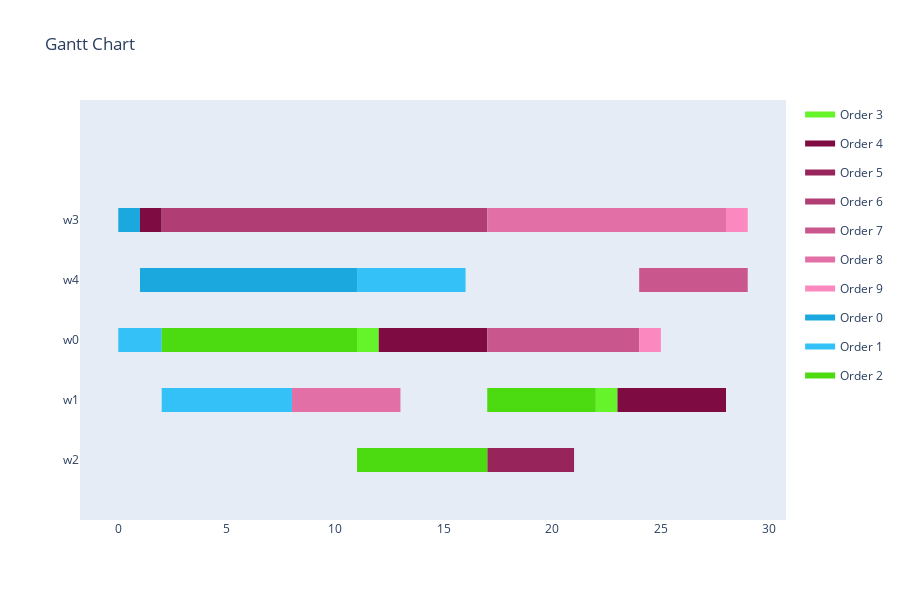
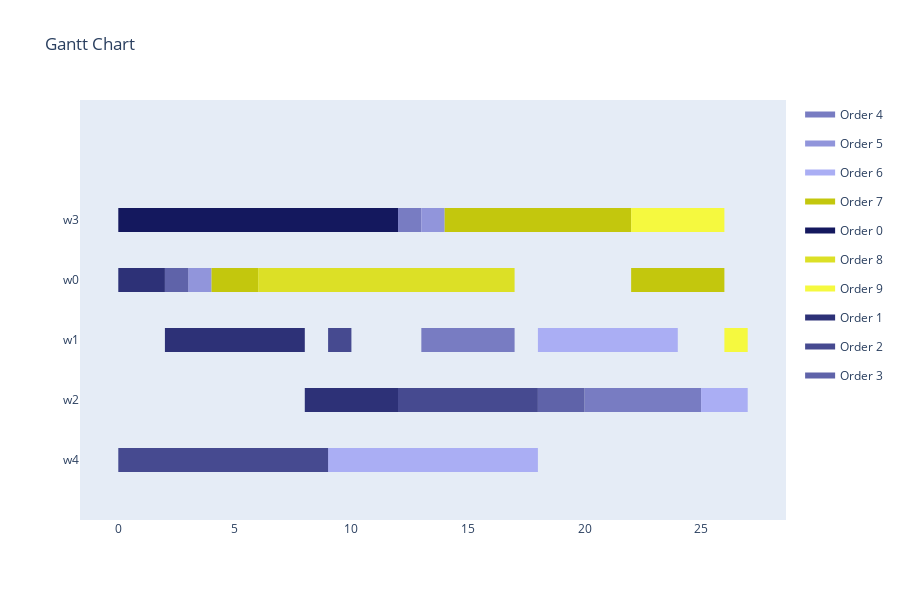
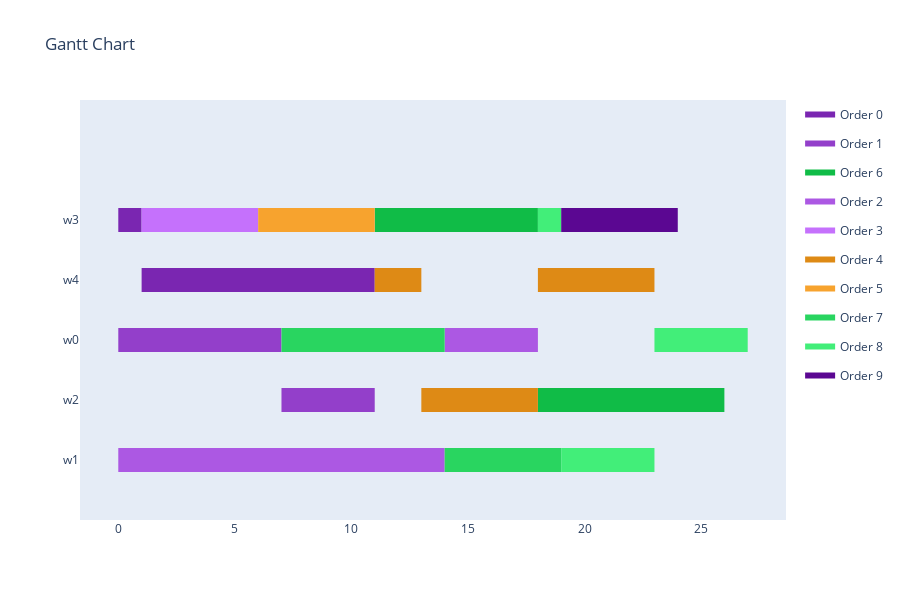
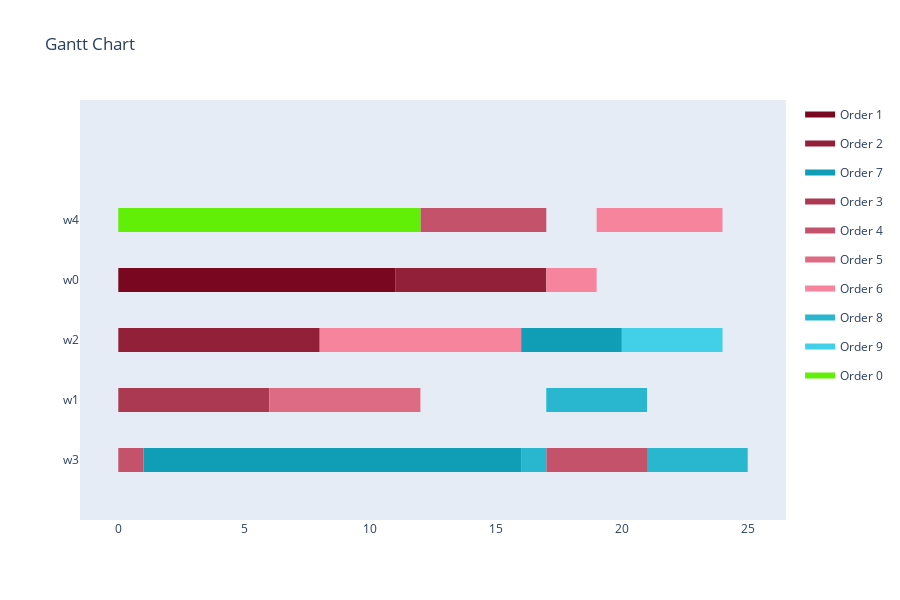

The notebook cell saved with these charts, in order:
### Code cell
averages = dict()

for i in range(len(solver_results)):
    print(f'{solver_results[i].created_by.name} : {file_list[i]}')
    visualize_schedule_demo(solver_results[i], solver_results[i].created_in, solver_results[i].created_for)
    for evaluation_result in solver_results[i].evaluation_results:
        print(f'{evaluation_result[0]}: {evaluation_result[1]}')
        if evaluation_result[0] not in averages:
            averages[evaluation_result[0]] = 0
        averages[evaluation_result[0]] += evaluation_result[1]
    # NOTE: only for GASolver:
    #print(f'{solver_results[i].created_by.mutation_type}')
    print('-' * 50)
# averages, NOTE: even if a value is not present for all results, the average is calculated with the count of all results
print('AVERAGE RESULTS')
for average in averages.keys():
    print(f'Average {average}: {averages[average] / len(solver_results)}')

### Figure 1 — Plotly figure (JSON) as saved in the notebook; plotly's stock layout.template omitted (floating-point values rounded to 4 significant figures)
{"data": [{"fill": "toself", "fillcolor": "rgb(101, 243, 42)", "hoverinfo": "name", "legendgroup": "rgb(101, 243, 42)", "mode": "none", "name": "Order 3", "type": "scatter", "x": [11, 12, 12, 11, 11, 22, 23, 23, 22], "y": [1.8, 1.8, 2.2, 2.2, null, 0.8, 0.8, 1.2, 1.2]}, {"fill": "toself", "fillcolor": "rgb(126, 12, 67)", "hoverinfo": "name", "legendgroup": "rgb(126, 12, 67)", "mode": "none", "name": "Order 4", "type": "scatter", "x": [1, 2, 2, 1, 1, 12, 17, 17, 12, 12, 23, 28, 28, 23], "y": [3.8, 3.8, 4.2, 4.2, null, 1.8, 1.8, 2.2, 2.2, null, 0.8, 0.8, 1.2, 1.2]}, {"fill": "toself", "fillcolor": "rgb(151, 37, 92)", "hoverinfo": "name", "legendgroup": "rgb(151, 37, 92)", "mode": "none", "name": "Order 5", "type": "scatter", "x": [17, 19, 19, 17, 17, 19, 21, 21, 19], "y": [-0.2, -0.2, 0.2, 0.2, null, -0.2, -0.2, 0.2, 0.2]}, {"fill": "toself", "fillcolor": "rgb(176, 62, 117)", "hoverinfo": "name", "legendgroup": "rgb(176, 62, 117)", "mode": "none", "name": "Order 6", "type": "scatter", "x": [2, 9, 9, 2, 2, 9, 14, 14, 9, 9, 14, 16, 16, 14, 14, 16, 17, 17, 16], "y": [3.8, 3.8, 4.2, 4.2, null, 3.8, 3.8, 4.2, 4.2, null, 3.8, 3.8, 4.2, 4.2, null, 3.8, 3.8, 4.2, 4.2]}, {"fill": "toself", "fillcolor": "rgb(201, 87, 142)", "hoverinfo": "name", "legendgroup": "rgb(201, 87, 142)", "mode": "none", "name": "Order 7", "type": "scatter", "x": [24, 29, 29, 24, 24, 17, 19, 19, 17, 17, 19, 24, 24, 19], "y": [2.8, 2.8, 3.2, 3.2, null, 1.8, 1.8, 2.2, 2.2, null, 1.8, 1.8, 2.2, 2.2]}, {"fill": "toself", "fillcolor": "rgb(226, 112, 167)", "hoverinfo": "name", "legendgroup": "rgb(226, 112, 167)", "mode": "none", "name": "Order 8", "type": "scatter", "x": [17, 24, 24, 17, 17, 24, 28, 28, 24, 24, 8, 13, 13, 8], "y": [3.8, 3.8, 4.2, 4.2, null, 3.8, 3.8, 4.2, 4.2, null, 0.8, 0.8, 1.2, 1.2]}, {"fill": "toself", "fillcolor": "rgb(251, 137, 192)", "hoverinfo": "name", "legendgroup": "rgb(251, 137, 192)", "mode": "none", "name": "Order 9", "type": "scatter", "x": [28, 29, 29, 28, 28, 24, 25, 25, 24], "y": [3.8, 3.8, 4.2, 4.2, null, 1.8, 1.8, 2.2, 2.2]}, {"fill": "toself", "fillcolor": "rgb(26, 168, 223)", "hoverinfo": "name", "legendgroup": "rgb(26, 168, 223)", "mode": "none", "name": "Order 0", "type": "scatter", "x": [0, 1, 1, 0, 0, 1, 6, 6, 1, 1, 6, 11, 11, 6], "y": [3.8, 3.8, 4.2, 4.2, null, 2.8, 2.8, 3.2, 3.2, null, 2.8, 2.8, 3.2, 3.2]}, {"fill": "toself", "fillcolor": "rgb(51, 193, 248)", "hoverinfo": "name", "legendgroup": "rgb(51, 193, 248)", "mode": "none", "name": "Order 1", "type": "scatter", "x": [11, 16, 16, 11, 11, 0, 2, 2, 0, 0, 2, 8, 8, 2], "y": [2.8, 2.8, 3.2, 3.2, null, 1.8, 1.8, 2.2, 2.2, null, 0.8, 0.8, 1.2, 1.2]}, {"fill": "toself", "fillcolor": "rgb(76, 218, 17)", "hoverinfo": "name", "legendgroup": "rgb(76, 218, 17)", "mode": "none", "name": "Order 2", "type": "scatter", "x": [2, 11, 11, 2, 2, 17, 22, 22, 17, 17, 11, 13, 13, 11, 11, 13, 17, 17, 13], "y": [1.8, 1.8, 2.2, 2.2, null, 0.8, 0.8, 1.2, 1.2, null, -0.2, -0.2, 0.2, 0.2, null, -0.2, -0.2, 0.2, 0.2]}, {"legendgroup": "rgb(101, 243, 42)", "marker": {"color": "rgb(101, 243, 42)", "opacity": 0, "size": 1}, "mode": "markers", "name": "", "showlegend": false, "text": [null, null, null, null], "type": "scatter", "x": [11, 12, 22, 23], "y": [2, 2, 1, 1]}, {"legendgroup": "rgb(126, 12, 67)", "marker": {"color": "rgb(126, 12, 67)", "opacity": 0, "size": 1}, "mode": "markers", "name": "", "showlegend": false, "text": [null, null, null, null, null, null], "type": "scatter", "x": [1, 2, 12, 17, 23, 28], "y": [4, 4, 2, 2, 1, 1]}, {"legendgroup": "rgb(151, 37, 92)", "marker": {"color": "rgb(151, 37, 92)", "opacity": 0, "size": 1}, "mode": "markers", "name": "", "showlegend": false, "text": [null, null, null, null], "type": "scatter", "x": [17, 19, 19, 21], "y": [0, 0, 0, 0]}, {"legendgroup": "rgb(176, 62, 117)", "marker": {"color": "rgb(176, 62, 117)", "opacity": 0, "size": 1}, "mode": "markers", "name": "", "showlegend": false, "text": [null, null, null, null, null, null, null, null], "type": "scatter", "x": [2, 9, 9, 14, 14, 16, 16, 17], "y": [4, 4, 4, 4, 4, 4, 4, 4]}, {"legendgroup": "rgb(201, 87, 142)", "marker": {"color": "rgb(201, 87, 142)", "opacity": 0, "size": 1}, "mode": "markers", "name": "", "showlegend": false, "text": [null, null, null, null, null, null], "type": "scatter", "x": [24, 29, 17, 19, 19, 24], "y": [3, 3, 2, 2, 2, 2]}, {"legendgroup": "rgb(226, 112, 167)", "marker": {"color": "rgb(226, 112, 167)", "opacity": 0, "size": 1}, "mode": "markers", "name": "", "showlegend": false, "text": [null, null, null, null, null, null], "type": "scatter", "x": [17, 24, 24, 28, 8, 13], "y": [4, 4, 4, 4, 1, 1]}, {"legendgroup": "rgb(251, 137, 192)", "marker": {"color": "rgb(251, 137, 192)", "opacity": 0, "size": 1}, "mode": "markers", "name": "", "showlegend": false, "text": [null, null, null, null], "type": "scatter", "x": [28, 29, 24, 25], "y": [4, 4, 2, 2]}, {"legendgroup": "rgb(26, 168, 223)", "marker": {"color": "rgb(26, 168, 223)", "opacity": 0, "size": 1}, "mode": "markers", "name": "", "showlegend": false, "text": [null, null, null, null, null, null], "type": "scatter", "x": [0, 1, 1, 6, 6, 11], "y": [4, 4, 3, 3, 3, 3]}, {"legendgroup": "rgb(51, 193, 248)", "marker": {"color": "rgb(51, 193, 248)", "opacity": 0, "size": 1}, "mode": "markers", "name": "", "showlegend": false, "text": [null, null, null, null, null, null], "type": "scatter", "x": [11, 16, 0, 2, 2, 8], "y": [3, 3, 2, 2, 1, 1]}, {"legendgroup": "rgb(76, 218, 17)", "marker": {"color": "rgb(76, 218, 17)", "opacity": 0, "size": 1}, "mode": "markers", "name": "", "showlegend": false, "text": [null, null, null, null, null, null, null, null], "type": "scatter", "x": [2, 11, 17, 22, 11, 13, 13, 17], "y": [2, 2, 1, 1, 0, 0, 0, 0]}], "layout": {"height": 600, "hovermode": "closest", "showlegend": true, "title": {"text": "Gantt Chart"}, "xaxis": {"rangeselector": {"buttons": [{"count": 7, "label": "1w", "step": "day", "stepmode": "backward"}, {"count": 1, "label": "1m", "step": "month", "stepmode": "backward"}, {"count": 6, "label": "6m", "step": "month", "stepmode": "backward"}, {"count": 1, "label": "YTD", "step": "year", "stepmode": "todate"}, {"count": 1, "label": "1y", "step": "year", "stepmode": "backward"}, {"step": "all"}]}, "showgrid": false, "type": "linear", "zeroline": false}, "yaxis": {"autorange": false, "range": [-1, 6], "showgrid": false, "ticktext": ["w2", "w1", "w0", "w4", "w3"], "tickvals": [0, 1, 2, 3, 4], "zeroline": false}}}

### Figure 2 — Plotly figure (JSON) as saved in the notebook; plotly's stock layout.template omitted (floating-point values rounded to 4 significant figures)
{"data": [{"fill": "toself", "fillcolor": "rgb(120, 124, 194)", "hoverinfo": "name", "legendgroup": "rgb(120, 124, 194)", "mode": "none", "name": "Order 4", "type": "scatter", "x": [12, 13, 13, 12, 12, 13, 17, 17, 13, 13, 20, 25, 25, 20], "y": [3.8, 3.8, 4.2, 4.2, null, 1.8, 1.8, 2.2, 2.2, null, 0.8, 0.8, 1.2, 1.2]}, {"fill": "toself", "fillcolor": "rgb(145, 149, 219)", "hoverinfo": "name", "legendgroup": "rgb(145, 149, 219)", "mode": "none", "name": "Order 5", "type": "scatter", "x": [13, 14, 14, 13, 13, 3, 4, 4, 3], "y": [3.8, 3.8, 4.2, 4.2, null, 2.8, 2.8, 3.2, 3.2]}, {"fill": "toself", "fillcolor": "rgb(170, 174, 244)", "hoverinfo": "name", "legendgroup": "rgb(170, 174, 244)", "mode": "none", "name": "Order 6", "type": "scatter", "x": [18, 19, 19, 18, 18, 19, 24, 24, 19, 19, 25, 27, 27, 25, 25, 9, 18, 18, 9], "y": [1.8, 1.8, 2.2, 2.2, null, 1.8, 1.8, 2.2, 2.2, null, 0.8, 0.8, 1.2, 1.2, null, -0.2, -0.2, 0.2, 0.2]}, {"fill": "toself", "fillcolor": "rgb(195, 199, 13)", "hoverinfo": "name", "legendgroup": "rgb(195, 199, 13)", "mode": "none", "name": "Order 7", "type": "scatter", "x": [14, 22, 22, 14, 14, 4, 6, 6, 4, 4, 22, 26, 26, 22], "y": [3.8, 3.8, 4.2, 4.2, null, 2.8, 2.8, 3.2, 3.2, null, 2.8, 2.8, 3.2, 3.2]}, {"fill": "toself", "fillcolor": "rgb(20, 24, 94)", "hoverinfo": "name", "legendgroup": "rgb(20, 24, 94)", "mode": "none", "name": "Order 0", "type": "scatter", "x": [0, 1, 1, 0, 0, 1, 8, 8, 1, 1, 8, 12, 12, 8], "y": [3.8, 3.8, 4.2, 4.2, null, 3.8, 3.8, 4.2, 4.2, null, 3.8, 3.8, 4.2, 4.2]}, {"fill": "toself", "fillcolor": "rgb(220, 224, 38)", "hoverinfo": "name", "legendgroup": "rgb(220, 224, 38)", "mode": "none", "name": "Order 8", "type": "scatter", "x": [6, 8, 8, 6, 6, 8, 13, 13, 8, 8, 13, 17, 17, 13], "y": [2.8, 2.8, 3.2, 3.2, null, 2.8, 2.8, 3.2, 3.2, null, 2.8, 2.8, 3.2, 3.2]}, {"fill": "toself", "fillcolor": "rgb(245, 249, 63)", "hoverinfo": "name", "legendgroup": "rgb(245, 249, 63)", "mode": "none", "name": "Order 9", "type": "scatter", "x": [22, 26, 26, 22, 22, 26, 27, 27, 26], "y": [3.8, 3.8, 4.2, 4.2, null, 1.8, 1.8, 2.2, 2.2]}, {"fill": "toself", "fillcolor": "rgb(45, 49, 119)", "hoverinfo": "name", "legendgroup": "rgb(45, 49, 119)", "mode": "none", "name": "Order 1", "type": "scatter", "x": [0, 2, 2, 0, 0, 2, 8, 8, 2, 2, 8, 12, 12, 8], "y": [2.8, 2.8, 3.2, 3.2, null, 1.8, 1.8, 2.2, 2.2, null, 0.8, 0.8, 1.2, 1.2]}, {"fill": "toself", "fillcolor": "rgb(70, 74, 144)", "hoverinfo": "name", "legendgroup": "rgb(70, 74, 144)", "mode": "none", "name": "Order 2", "type": "scatter", "x": [9, 10, 10, 9, 9, 12, 16, 16, 12, 12, 16, 18, 18, 16, 16, 0, 9, 9, 0], "y": [1.8, 1.8, 2.2, 2.2, null, 0.8, 0.8, 1.2, 1.2, null, 0.8, 0.8, 1.2, 1.2, null, -0.2, -0.2, 0.2, 0.2]}, {"fill": "toself", "fillcolor": "rgb(95, 99, 169)", "hoverinfo": "name", "legendgroup": "rgb(95, 99, 169)", "mode": "none", "name": "Order 3", "type": "scatter", "x": [2, 3, 3, 2, 2, 18, 20, 20, 18], "y": [2.8, 2.8, 3.2, 3.2, null, 0.8, 0.8, 1.2, 1.2]}, {"legendgroup": "rgb(120, 124, 194)", "marker": {"color": "rgb(120, 124, 194)", "opacity": 0, "size": 1}, "mode": "markers", "name": "", "showlegend": false, "text": [null, null, null, null, null, null], "type": "scatter", "x": [12, 13, 13, 17, 20, 25], "y": [4, 4, 2, 2, 1, 1]}, {"legendgroup": "rgb(145, 149, 219)", "marker": {"color": "rgb(145, 149, 219)", "opacity": 0, "size": 1}, "mode": "markers", "name": "", "showlegend": false, "text": [null, null, null, null], "type": "scatter", "x": [13, 14, 3, 4], "y": [4, 4, 3, 3]}, {"legendgroup": "rgb(170, 174, 244)", "marker": {"color": "rgb(170, 174, 244)", "opacity": 0, "size": 1}, "mode": "markers", "name": "", "showlegend": false, "text": [null, null, null, null, null, null, null, null], "type": "scatter", "x": [18, 19, 19, 24, 25, 27, 9, 18], "y": [2, 2, 2, 2, 1, 1, 0, 0]}, {"legendgroup": "rgb(195, 199, 13)", "marker": {"color": "rgb(195, 199, 13)", "opacity": 0, "size": 1}, "mode": "markers", "name": "", "showlegend": false, "text": [null, null, null, null, null, null], "type": "scatter", "x": [14, 22, 4, 6, 22, 26], "y": [4, 4, 3, 3, 3, 3]}, {"legendgroup": "rgb(20, 24, 94)", "marker": {"color": "rgb(20, 24, 94)", "opacity": 0, "size": 1}, "mode": "markers", "name": "", "showlegend": false, "text": [null, null, null, null, null, null], "type": "scatter", "x": [0, 1, 1, 8, 8, 12], "y": [4, 4, 4, 4, 4, 4]}, {"legendgroup": "rgb(220, 224, 38)", "marker": {"color": "rgb(220, 224, 38)", "opacity": 0, "size": 1}, "mode": "markers", "name": "", "showlegend": false, "text": [null, null, null, null, null, null], "type": "scatter", "x": [6, 8, 8, 13, 13, 17], "y": [3, 3, 3, 3, 3, 3]}, {"legendgroup": "rgb(245, 249, 63)", "marker": {"color": "rgb(245, 249, 63)", "opacity": 0, "size": 1}, "mode": "markers", "name": "", "showlegend": false, "text": [null, null, null, null], "type": "scatter", "x": [22, 26, 26, 27], "y": [4, 4, 2, 2]}, {"legendgroup": "rgb(45, 49, 119)", "marker": {"color": "rgb(45, 49, 119)", "opacity": 0, "size": 1}, "mode": "markers", "name": "", "showlegend": false, "text": [null, null, null, null, null, null], "type": "scatter", "x": [0, 2, 2, 8, 8, 12], "y": [3, 3, 2, 2, 1, 1]}, {"legendgroup": "rgb(70, 74, 144)", "marker": {"color": "rgb(70, 74, 144)", "opacity": 0, "size": 1}, "mode": "markers", "name": "", "showlegend": false, "text": [null, null, null, null, null, null, null, null], "type": "scatter", "x": [9, 10, 12, 16, 16, 18, 0, 9], "y": [2, 2, 1, 1, 1, 1, 0, 0]}, {"legendgroup": "rgb(95, 99, 169)", "marker": {"color": "rgb(95, 99, 169)", "opacity": 0, "size": 1}, "mode": "markers", "name": "", "showlegend": false, "text": [null, null, null, null], "type": "scatter", "x": [2, 3, 18, 20], "y": [3, 3, 1, 1]}], "layout": {"height": 600, "hovermode": "closest", "showlegend": true, "title": {"text": "Gantt Chart"}, "xaxis": {"rangeselector": {"buttons": [{"count": 7, "label": "1w", "step": "day", "stepmode": "backward"}, {"count": 1, "label": "1m", "step": "month", "stepmode": "backward"}, {"count": 6, "label": "6m", "step": "month", "stepmode": "backward"}, {"count": 1, "label": "YTD", "step": "year", "stepmode": "todate"}, {"count": 1, "label": "1y", "step": "year", "stepmode": "backward"}, {"step": "all"}]}, "showgrid": false, "type": "linear", "zeroline": false}, "yaxis": {"autorange": false, "range": [-1, 6], "showgrid": false, "ticktext": ["w4", "w2", "w1", "w0", "w3"], "tickvals": [0, 1, 2, 3, 4], "zeroline": false}}}

### Figure 3 — Plotly figure (JSON) as saved in the notebook; plotly's stock layout.template omitted (floating-point values rounded to 4 significant figures)
{"data": [{"fill": "toself", "fillcolor": "rgb(122, 38, 177)", "hoverinfo": "name", "legendgroup": "rgb(122, 38, 177)", "mode": "none", "name": "Order 0", "type": "scatter", "x": [0, 1, 1, 0, 0, 1, 6, 6, 1, 1, 6, 11, 11, 6], "y": [3.8, 3.8, 4.2, 4.2, null, 2.8, 2.8, 3.2, 3.2, null, 2.8, 2.8, 3.2, 3.2]}, {"fill": "toself", "fillcolor": "rgb(147, 63, 202)", "hoverinfo": "name", "legendgroup": "rgb(147, 63, 202)", "mode": "none", "name": "Order 1", "type": "scatter", "x": [0, 2, 2, 0, 0, 2, 7, 7, 2, 2, 7, 11, 11, 7], "y": [1.8, 1.8, 2.2, 2.2, null, 1.8, 1.8, 2.2, 2.2, null, 0.8, 0.8, 1.2, 1.2]}, {"fill": "toself", "fillcolor": "rgb(16, 188, 71)", "hoverinfo": "name", "legendgroup": "rgb(16, 188, 71)", "mode": "none", "name": "Order 6", "type": "scatter", "x": [11, 18, 18, 11, 11, 18, 20, 20, 18, 18, 20, 24, 24, 20, 20, 24, 26, 26, 24], "y": [3.8, 3.8, 4.2, 4.2, null, 0.8, 0.8, 1.2, 1.2, null, 0.8, 0.8, 1.2, 1.2, null, 0.8, 0.8, 1.2, 1.2]}, {"fill": "toself", "fillcolor": "rgb(172, 88, 227)", "hoverinfo": "name", "legendgroup": "rgb(172, 88, 227)", "mode": "none", "name": "Order 2", "type": "scatter", "x": [14, 18, 18, 14, 14, 0, 8, 8, 0, 0, 8, 9, 9, 8, 8, 9, 14, 14, 9], "y": [1.8, 1.8, 2.2, 2.2, null, -0.2, -0.2, 0.2, 0.2, null, -0.2, -0.2, 0.2, 0.2, null, -0.2, -0.2, 0.2, 0.2]}, {"fill": "toself", "fillcolor": "rgb(197, 113, 252)", "hoverinfo": "name", "legendgroup": "rgb(197, 113, 252)", "mode": "none", "name": "Order 3", "type": "scatter", "x": [1, 5, 5, 1, 1, 5, 6, 6, 5], "y": [3.8, 3.8, 4.2, 4.2, null, 3.8, 3.8, 4.2, 4.2]}, {"fill": "toself", "fillcolor": "rgb(222, 138, 21)", "hoverinfo": "name", "legendgroup": "rgb(222, 138, 21)", "mode": "none", "name": "Order 4", "type": "scatter", "x": [11, 13, 13, 11, 11, 18, 23, 23, 18, 18, 13, 18, 18, 13], "y": [2.8, 2.8, 3.2, 3.2, null, 2.8, 2.8, 3.2, 3.2, null, 0.8, 0.8, 1.2, 1.2]}, {"fill": "toself", "fillcolor": "rgb(247, 163, 46)", "hoverinfo": "name", "legendgroup": "rgb(247, 163, 46)", "mode": "none", "name": "Order 5", "type": "scatter", "x": [6, 10, 10, 6, 6, 10, 11, 11, 10], "y": [3.8, 3.8, 4.2, 4.2, null, 3.8, 3.8, 4.2, 4.2]}, {"fill": "toself", "fillcolor": "rgb(41, 213, 96)", "hoverinfo": "name", "legendgroup": "rgb(41, 213, 96)", "mode": "none", "name": "Order 7", "type": "scatter", "x": [7, 9, 9, 7, 7, 9, 14, 14, 9, 9, 14, 19, 19, 14], "y": [1.8, 1.8, 2.2, 2.2, null, 1.8, 1.8, 2.2, 2.2, null, -0.2, -0.2, 0.2, 0.2]}, {"fill": "toself", "fillcolor": "rgb(66, 238, 121)", "hoverinfo": "name", "legendgroup": "rgb(66, 238, 121)", "mode": "none", "name": "Order 8", "type": "scatter", "x": [18, 19, 19, 18, 18, 23, 27, 27, 23, 23, 19, 23, 23, 19], "y": [3.8, 3.8, 4.2, 4.2, null, 1.8, 1.8, 2.2, 2.2, null, -0.2, -0.2, 0.2, 0.2]}, {"fill": "toself", "fillcolor": "rgb(91, 7, 146)", "hoverinfo": "name", "legendgroup": "rgb(91, 7, 146)", "mode": "none", "name": "Order 9", "type": "scatter", "x": [19, 23, 23, 19, 19, 23, 24, 24, 23], "y": [3.8, 3.8, 4.2, 4.2, null, 3.8, 3.8, 4.2, 4.2]}, {"legendgroup": "rgb(122, 38, 177)", "marker": {"color": "rgb(122, 38, 177)", "opacity": 0, "size": 1}, "mode": "markers", "name": "", "showlegend": false, "text": [null, null, null, null, null, null], "type": "scatter", "x": [0, 1, 1, 6, 6, 11], "y": [4, 4, 3, 3, 3, 3]}, {"legendgroup": "rgb(147, 63, 202)", "marker": {"color": "rgb(147, 63, 202)", "opacity": 0, "size": 1}, "mode": "markers", "name": "", "showlegend": false, "text": [null, null, null, null, null, null], "type": "scatter", "x": [0, 2, 2, 7, 7, 11], "y": [2, 2, 2, 2, 1, 1]}, {"legendgroup": "rgb(16, 188, 71)", "marker": {"color": "rgb(16, 188, 71)", "opacity": 0, "size": 1}, "mode": "markers", "name": "", "showlegend": false, "text": [null, null, null, null, null, null, null, null], "type": "scatter", "x": [11, 18, 18, 20, 20, 24, 24, 26], "y": [4, 4, 1, 1, 1, 1, 1, 1]}, {"legendgroup": "rgb(172, 88, 227)", "marker": {"color": "rgb(172, 88, 227)", "opacity": 0, "size": 1}, "mode": "markers", "name": "", "showlegend": false, "text": [null, null, null, null, null, null, null, null], "type": "scatter", "x": [14, 18, 0, 8, 8, 9, 9, 14], "y": [2, 2, 0, 0, 0, 0, 0, 0]}, {"legendgroup": "rgb(197, 113, 252)", "marker": {"color": "rgb(197, 113, 252)", "opacity": 0, "size": 1}, "mode": "markers", "name": "", "showlegend": false, "text": [null, null, null, null], "type": "scatter", "x": [1, 5, 5, 6], "y": [4, 4, 4, 4]}, {"legendgroup": "rgb(222, 138, 21)", "marker": {"color": "rgb(222, 138, 21)", "opacity": 0, "size": 1}, "mode": "markers", "name": "", "showlegend": false, "text": [null, null, null, null, null, null], "type": "scatter", "x": [11, 13, 18, 23, 13, 18], "y": [3, 3, 3, 3, 1, 1]}, {"legendgroup": "rgb(247, 163, 46)", "marker": {"color": "rgb(247, 163, 46)", "opacity": 0, "size": 1}, "mode": "markers", "name": "", "showlegend": false, "text": [null, null, null, null], "type": "scatter", "x": [6, 10, 10, 11], "y": [4, 4, 4, 4]}, {"legendgroup": "rgb(41, 213, 96)", "marker": {"color": "rgb(41, 213, 96)", "opacity": 0, "size": 1}, "mode": "markers", "name": "", "showlegend": false, "text": [null, null, null, null, null, null], "type": "scatter", "x": [7, 9, 9, 14, 14, 19], "y": [2, 2, 2, 2, 0, 0]}, {"legendgroup": "rgb(66, 238, 121)", "marker": {"color": "rgb(66, 238, 121)", "opacity": 0, "size": 1}, "mode": "markers", "name": "", "showlegend": false, "text": [null, null, null, null, null, null], "type": "scatter", "x": [18, 19, 23, 27, 19, 23], "y": [4, 4, 2, 2, 0, 0]}, {"legendgroup": "rgb(91, 7, 146)", "marker": {"color": "rgb(91, 7, 146)", "opacity": 0, "size": 1}, "mode": "markers", "name": "", "showlegend": false, "text": [null, null, null, null], "type": "scatter", "x": [19, 23, 23, 24], "y": [4, 4, 4, 4]}], "layout": {"height": 600, "hovermode": "closest", "showlegend": true, "title": {"text": "Gantt Chart"}, "xaxis": {"rangeselector": {"buttons": [{"count": 7, "label": "1w", "step": "day", "stepmode": "backward"}, {"count": 1, "label": "1m", "step": "month", "stepmode": "backward"}, {"count": 6, "label": "6m", "step": "month", "stepmode": "backward"}, {"count": 1, "label": "YTD", "step": "year", "stepmode": "todate"}, {"count": 1, "label": "1y", "step": "year", "stepmode": "backward"}, {"step": "all"}]}, "showgrid": false, "type": "linear", "zeroline": false}, "yaxis": {"autorange": false, "range": [-1, 6], "showgrid": false, "ticktext": ["w1", "w2", "w0", "w4", "w3"], "tickvals": [0, 1, 2, 3, 4], "zeroline": false}}}

### Figure 4 — Plotly figure (JSON) as saved in the notebook; plotly's stock layout.template omitted (floating-point values rounded to 4 significant figures)
{"data": [{"fill": "toself", "fillcolor": "rgb(122, 7, 32)", "hoverinfo": "name", "legendgroup": "rgb(122, 7, 32)", "mode": "none", "name": "Order 1", "type": "scatter", "x": [0, 2, 2, 0, 0, 2, 7, 7, 2, 2, 7, 11, 11, 7], "y": [2.8, 2.8, 3.2, 3.2, null, 2.8, 2.8, 3.2, 3.2, null, 2.8, 2.8, 3.2, 3.2]}, {"fill": "toself", "fillcolor": "rgb(147, 32, 57)", "hoverinfo": "name", "legendgroup": "rgb(147, 32, 57)", "mode": "none", "name": "Order 2", "type": "scatter", "x": [11, 13, 13, 11, 11, 13, 17, 17, 13, 13, 0, 6, 6, 0, 0, 6, 8, 8, 6], "y": [2.8, 2.8, 3.2, 3.2, null, 2.8, 2.8, 3.2, 3.2, null, 1.8, 1.8, 2.2, 2.2, null, 1.8, 1.8, 2.2, 2.2]}, {"fill": "toself", "fillcolor": "rgb(16, 157, 182)", "hoverinfo": "name", "legendgroup": "rgb(16, 157, 182)", "mode": "none", "name": "Order 7", "type": "scatter", "x": [16, 20, 20, 16, 16, 1, 8, 8, 1, 1, 8, 16, 16, 8], "y": [1.8, 1.8, 2.2, 2.2, null, -0.2, -0.2, 0.2, 0.2, null, -0.2, -0.2, 0.2, 0.2]}, {"fill": "toself", "fillcolor": "rgb(172, 57, 82)", "hoverinfo": "name", "legendgroup": "rgb(172, 57, 82)", "mode": "none", "name": "Order 3", "type": "scatter", "x": [0, 5, 5, 0, 0, 5, 6, 6, 5], "y": [0.8, 0.8, 1.2, 1.2, null, 0.8, 0.8, 1.2, 1.2]}, {"fill": "toself", "fillcolor": "rgb(197, 82, 107)", "hoverinfo": "name", "legendgroup": "rgb(197, 82, 107)", "mode": "none", "name": "Order 4", "type": "scatter", "x": [12, 17, 17, 12, 12, 0, 1, 1, 0, 0, 17, 21, 21, 17], "y": [3.8, 3.8, 4.2, 4.2, null, -0.2, -0.2, 0.2, 0.2, null, -0.2, -0.2, 0.2, 0.2]}, {"fill": "toself", "fillcolor": "rgb(222, 107, 132)", "hoverinfo": "name", "legendgroup": "rgb(222, 107, 132)", "mode": "none", "name": "Order 5", "type": "scatter", "x": [6, 11, 11, 6, 6, 11, 12, 12, 11], "y": [0.8, 0.8, 1.2, 1.2, null, 0.8, 0.8, 1.2, 1.2]}, {"fill": "toself", "fillcolor": "rgb(247, 132, 157)", "hoverinfo": "name", "legendgroup": "rgb(247, 132, 157)", "mode": "none", "name": "Order 6", "type": "scatter", "x": [19, 24, 24, 19, 19, 17, 19, 19, 17, 17, 8, 14, 14, 8, 8, 14, 16, 16, 14], "y": [3.8, 3.8, 4.2, 4.2, null, 2.8, 2.8, 3.2, 3.2, null, 1.8, 1.8, 2.2, 2.2, null, 1.8, 1.8, 2.2, 2.2]}, {"fill": "toself", "fillcolor": "rgb(41, 182, 207)", "hoverinfo": "name", "legendgroup": "rgb(41, 182, 207)", "mode": "none", "name": "Order 8", "type": "scatter", "x": [17, 21, 21, 17, 17, 16, 17, 17, 16, 16, 21, 25, 25, 21], "y": [0.8, 0.8, 1.2, 1.2, null, -0.2, -0.2, 0.2, 0.2, null, -0.2, -0.2, 0.2, 0.2]}, {"fill": "toself", "fillcolor": "rgb(66, 207, 232)", "hoverinfo": "name", "legendgroup": "rgb(66, 207, 232)", "mode": "none", "name": "Order 9", "type": "scatter", "x": [20, 22, 22, 20, 20, 22, 24, 24, 22], "y": [1.8, 1.8, 2.2, 2.2, null, 1.8, 1.8, 2.2, 2.2]}, {"fill": "toself", "fillcolor": "rgb(97, 238, 7)", "hoverinfo": "name", "legendgroup": "rgb(97, 238, 7)", "mode": "none", "name": "Order 0", "type": "scatter", "x": [0, 2, 2, 0, 0, 2, 7, 7, 2, 2, 7, 12, 12, 7], "y": [3.8, 3.8, 4.2, 4.2, null, 3.8, 3.8, 4.2, 4.2, null, 3.8, 3.8, 4.2, 4.2]}, {"legendgroup": "rgb(122, 7, 32)", "marker": {"color": "rgb(122, 7, 32)", "opacity": 0, "size": 1}, "mode": "markers", "name": "", "showlegend": false, "text": [null, null, null, null, null, null], "type": "scatter", "x": [0, 2, 2, 7, 7, 11], "y": [3, 3, 3, 3, 3, 3]}, {"legendgroup": "rgb(147, 32, 57)", "marker": {"color": "rgb(147, 32, 57)", "opacity": 0, "size": 1}, "mode": "markers", "name": "", "showlegend": false, "text": [null, null, null, null, null, null, null, null], "type": "scatter", "x": [11, 13, 13, 17, 0, 6, 6, 8], "y": [3, 3, 3, 3, 2, 2, 2, 2]}, {"legendgroup": "rgb(16, 157, 182)", "marker": {"color": "rgb(16, 157, 182)", "opacity": 0, "size": 1}, "mode": "markers", "name": "", "showlegend": false, "text": [null, null, null, null, null, null], "type": "scatter", "x": [16, 20, 1, 8, 8, 16], "y": [2, 2, 0, 0, 0, 0]}, {"legendgroup": "rgb(172, 57, 82)", "marker": {"color": "rgb(172, 57, 82)", "opacity": 0, "size": 1}, "mode": "markers", "name": "", "showlegend": false, "text": [null, null, null, null], "type": "scatter", "x": [0, 5, 5, 6], "y": [1, 1, 1, 1]}, {"legendgroup": "rgb(197, 82, 107)", "marker": {"color": "rgb(197, 82, 107)", "opacity": 0, "size": 1}, "mode": "markers", "name": "", "showlegend": false, "text": [null, null, null, null, null, null], "type": "scatter", "x": [12, 17, 0, 1, 17, 21], "y": [4, 4, 0, 0, 0, 0]}, {"legendgroup": "rgb(222, 107, 132)", "marker": {"color": "rgb(222, 107, 132)", "opacity": 0, "size": 1}, "mode": "markers", "name": "", "showlegend": false, "text": [null, null, null, null], "type": "scatter", "x": [6, 11, 11, 12], "y": [1, 1, 1, 1]}, {"legendgroup": "rgb(247, 132, 157)", "marker": {"color": "rgb(247, 132, 157)", "opacity": 0, "size": 1}, "mode": "markers", "name": "", "showlegend": false, "text": [null, null, null, null, null, null, null, null], "type": "scatter", "x": [19, 24, 17, 19, 8, 14, 14, 16], "y": [4, 4, 3, 3, 2, 2, 2, 2]}, {"legendgroup": "rgb(41, 182, 207)", "marker": {"color": "rgb(41, 182, 207)", "opacity": 0, "size": 1}, "mode": "markers", "name": "", "showlegend": false, "text": [null, null, null, null, null, null], "type": "scatter", "x": [17, 21, 16, 17, 21, 25], "y": [1, 1, 0, 0, 0, 0]}, {"legendgroup": "rgb(66, 207, 232)", "marker": {"color": "rgb(66, 207, 232)", "opacity": 0, "size": 1}, "mode": "markers", "name": "", "showlegend": false, "text": [null, null, null, null], "type": "scatter", "x": [20, 22, 22, 24], "y": [2, 2, 2, 2]}, {"legendgroup": "rgb(97, 238, 7)", "marker": {"color": "rgb(97, 238, 7)", "opacity": 0, "size": 1}, "mode": "markers", "name": "", "showlegend": false, "text": [null, null, null, null, null, null], "type": "scatter", "x": [0, 2, 2, 7, 7, 12], "y": [4, 4, 4, 4, 4, 4]}], "layout": {"height": 600, "hovermode": "closest", "showlegend": true, "title": {"text": "Gantt Chart"}, "xaxis": {"rangeselector": {"buttons": [{"count": 7, "label": "1w", "step": "day", "stepmode": "backward"}, {"count": 1, "label": "1m", "step": "month", "stepmode": "backward"}, {"count": 6, "label": "6m", "step": "month", "stepmode": "backward"}, {"count": 1, "label": "YTD", "step": "year", "stepmode": "todate"}, {"count": 1, "label": "1y", "step": "year", "stepmode": "backward"}, {"step": "all"}]}, "showgrid": false, "type": "linear", "zeroline": false}, "yaxis": {"autorange": false, "range": [-1, 6], "showgrid": false, "ticktext": ["w3", "w1", "w2", "w0", "w4"], "tickvals": [0, 1, 2, 3, 4], "zeroline": false}}}
